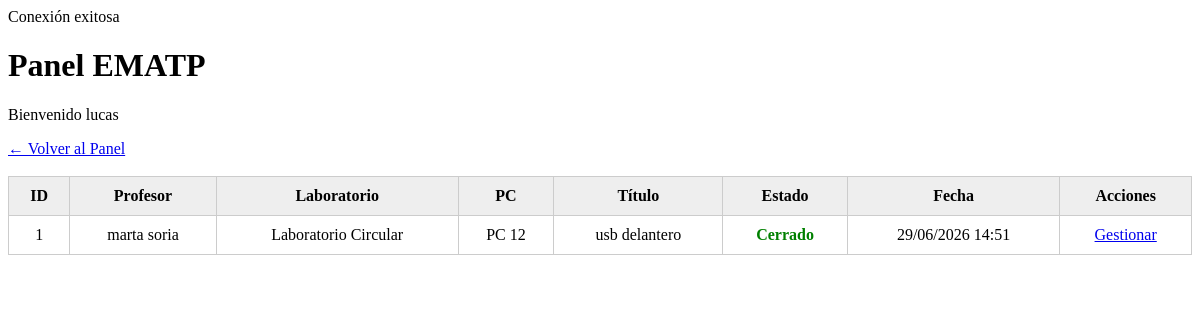
Page /sistemaescuela/ematp/tickets.php (signed in) on the committed database.
### tables this page shows
CREATE TABLE `tickets` (
  `id_ticket` int(11) NOT NULL,
  `titulo` varchar(100) NOT NULL,
  `descripcion` text NOT NULL,
  `fecha_creacion` datetime DEFAULT current_timestamp(),
  `estado` enum('Abierto','Pendiente','Cerrado') NOT NULL DEFAULT 'Abierto',
  `id_usuario` int(11) NOT NULL,
  `id_computadora` int(11) DEFAULT NULL,
  `foto` varchar(255) DEFAULT NULL,
  `id_ematp_asignado` int(11) DEFAULT NULL
);

CREATE TABLE `usuarios` (
  `id_usuario` int(11) NOT NULL,
  `nombre` varchar(50) NOT NULL,
  `apellido` varchar(50) NOT NULL,
  `email` varchar(100) NOT NULL,
  `contrasena` varchar(255) NOT NULL,
  `id_rol` int(11) NOT NULL
);

CREATE TABLE `laboratorios` (
  `id_laboratorio` int(11) NOT NULL,
  `nombre` varchar(50) NOT NULL
);

CREATE TABLE `computadoras` (
  `id_computadora` int(11) NOT NULL,
  `numero_pc` int(11) NOT NULL,
  `id_laboratorio` int(11) NOT NULL,
  `estado` enum('Alta','Baja') NOT NULL DEFAULT 'Alta'
);

### sistemaescuela/ematp/tickets.php (the view, shortened to what this page needs)
<?php
include("../conexion/conexion.php");
$sql = "SELECT
            tickets.*,
            usuarios.nombre,
            usuarios.apellido,
            computadoras.numero_pc,
            laboratorios.nombre AS laboratorio
        FROM tickets
        INNER JOIN usuarios
            ON tickets.id_usuario = usuarios.id_usuario
        INNER JOIN computadoras
            ON tickets.id_computadora = computadoras.id_computadora
        INNER JOIN laboratorios
            ON computadoras.id_laboratorio = laboratorios.id_laboratorio
        ORDER BY tickets.fecha_creacion DESC";
$resultado = mysqli_query($conexion, $sql);
?>
<!DOCTYPE html>
<html lang="es">
<head>
<link rel="stylesheet" href="../css/estilos.css">
</head>
<body>
<h1>Panel EMATP</h1>
<p>Bienvenido <?php echo $_SESSION["nombre"]; ?></p>
<a href="inicio.php">← Volver al Panel</a>
<br><br>
<table>
<tr>
<th>ID</th>
<th>Profesor</th>
<th>Laboratorio</th>
<th>PC</th>
<th>Título</th>
<th>Estado</th>
<th>Fecha</th>
<th>Acciones</th>
</tr>
<?php while($fila=mysqli_fetch_assoc($resultado)){ ?>
<tr>
<td><?php echo $fila["id_ticket"]; ?></td>
<td>
<?php
echo $fila["nombre"]." ".$fila["apellido"];
?>
</td>
<td>
<?php echo $fila["laboratorio"]; ?>
</td>
<td>
PC <?php echo $fila["numero_pc"]; ?>
</td>
<td>
<?php echo $fila["titulo"]; ?>
</td>
<td>
<?php
if($fila["estado"]=="Abierto"){
echo "<span class='abierto'>Abierto</span>";
}elseif($fila["estado"]=="Pendiente"){
echo "<span class='pendiente'>Pendiente</span>";
}else{
echo "<span class='cerrado'>Cerrado</span>";
}
?>
</td>
<td>
<?php
echo date("d/m/Y H:i",strtotime($fila["fecha_creacion"]));
?>
</td>
<td>
<a href="editar_ticket.php?id=<?php echo $fila["id_ticket"]; ?>">
Gestionar
</a>
</td>
</tr>
<?php } ?>
</table>
</body>
</html>

### sistemaescuela/css/estilos.css (style rules this page uses)
table { border-collapse: collapse; width: 100%; }
th, td { border: 1px solid #ccc; padding: 10px; text-align: center; }
th { background: #eeeeee; }
.cerrado { color: green; font-weight: bold; }

### rows in the picture
tickets: id_ticket "1", id_usuario.nombre "marta", id_usuario.apellido "soria", laboratorios.nombre "Laboratorio Circular", id_computadora.numero_pc "12", titulo "usb delantero", estado "Cerrado", fecha_creacion "29/06/2026 14:51"

### other values in the picture
$_SESSION["nombre"] "lucas"
